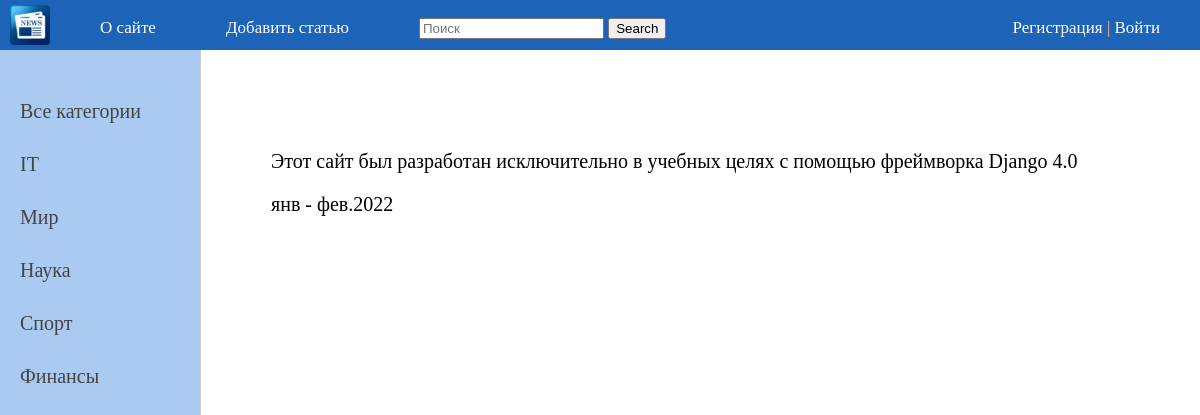
The page /about/ on the database its author committed.
### newsapp/models.py (models this page shows, shortened)
class Category(models.Model):
    name = models.CharField(max_length=100, db_index=True, verbose_name="Категория")
    slug = models.SlugField(max_length=255, unique=True, db_index=True, verbose_name="URL")
    def get_absolute_url(self):
        return reverse('category', kwargs={'cat_slug': self.slug})
    class Meta:
        verbose_name = 'Категория'
        verbose_name_plural = 'Категории'
        ordering = ['id']

### newsapp/views.py (the view)
# urls.py: path('about/', about, name='about'),
def about(request):
    cats = Category.objects.annotate(Count('post'))
    return render(request, 'newsapp/about.html', {'menu': menu,
                                                  'title': 'О сайте',
                                                  'cats': cats,
                                                  })

### newsapp/templates/newsapp/about.html
{% extends 'newsapp/base.html' %}
{% load news_tags %}
{% block content %}
<p>Этот сайт был разработан исключительно в учебных целях с помощью фреймворка Django 4.0</p>
янв - фев.2022
{% endblock %}

### newsapp/templates/newsapp/base.html (shortened to what this page needs)
{% load static %}
{% load news_tags %}
<!DOCTYPE html>
<html>
<head>
	<link type="text/css" href="{% static 'newsapp/css/styles.css' %}" rel="stylesheet" />
</head>
<body>
<table class="table-page" border=0 cellpadding="0" cellspacing="0">
<tr><td valign=top>
{% block mainmenu %}
		<div class="header">
			<ul id="mainmenu" class="mainmenu">
			<li class="logo"><a href="{% url 'home' %}"><div class="logo"></div></a></li>
{% for m in menu %}
			<li><a href="{% url m.url_name %}">{{m.title}}</a></li>
{% endfor %}
								<li>		<form action="{% url 'home' %}" method="get">
    <input type="text" name="q" placeholder="Поиск">
    <button type="submit">Search</button>
</form></li>
				{% if request.user.is_authenticated %}
				<li class="last"> {{user.username}} | <a href="{% url 'logout' %}">Выйти</a></li>
				{% else %}
				<li class="last"><a href="{% url 'register' %}">Регистрация</a> | <a href="{% url 'login' %}">Войти</a></li>
				{% endif %}
			</ul>
		</div>
{% endblock mainmenu %}
<table class="table-content" border=0 cellpadding="0" cellspacing="0">
<tr>
	{% load cache %}
	<td valign="top" class="left-chapters">
	<ul id="leftchapters">
		{% cache 60 sidebar %}
{% if cat_selected == 0 %}
		<li class="selected">Все категории</li>
{% else %}
		<li><a href="{% url 'home' %}">Все категории</a></li>
{% endif %}
{% for c in cats %}
{% if c.post__count > 0 %}
	{% if c.pk == cat_selected %}
		<li class="selected">{{c.name}}</li>
	{% else %}
		<li><a href="{{ c.get_absolute_url }}">{{c.name}}</a></li>
	{% endif %}
{% endif %}
{% endfor %}
{% endcache %}
	</ul>
</td>
<td valign="top" class="content">
	<div class="content-text">
{% block content %}
{% endblock %}
	</div>
</td></tr></table>
</td></tr>
</table>
</body>
</html>

### newsapp/static/newsapp/css/styles.css (style rules this page uses)
html, body { font-family: 'cursive'; margin: 0; padding: 0; height: 100%; width: 100%; color: #444; }
a { color: #0059b2; text-decoration: none; }
.table-page { width: 100%; height: 100%; vertical-align: top; }
.table-page tr { height: 100%; }
.header { background: #1d63b8; height: 50px; }
.logo { background: url('../images/logo.png') no-repeat 10px 5px; width: 70px; height: 60px; }
ul.mainmenu { list-style: none; margin: 0; padding: 0; height: 60px; color: #fdc073; font-size: 17px; overflow: hidden; }
ul.mainmenu li { float: left; margin: 18px 40px 0 30px; }
ul.mainmenu li.logo { margin: 0; }
ul.mainmenu li.last { float: right; }
ul.mainmenu li a { color: #fff; text-decoration: none; }
.table-content { width: 100%; min-height: 100%; height: 100%; }
.left-chapters { margin: 0; background: #aacaf2; border-right: 1px solid #ccc; min-height: 100%; }
.left-chapters ul { width: 170px; min-height: 90%; margin: 0; padding: 20px 10px 10px 20px; list-style: none; font-size: 20px; }
.left-chapters ul li { margin: 30px 0 0 0; color: #999; }
.left-chapters ul li a { color: #444; text-decoration: none; }
.content { padding: 40px 20px 20px 40px; width: 100%; box-sizing: border-box; }
.content-text { margin: 60px 0 0 30px; color: #000; font-size: 20px; font-family: Yandex Sans Display Light; }

### rows shown on the page
Category: name "IT"
Category: name "Мир"
Category: name "Наука"
Category: name "Спорт"
Category: name "Финансы"

### other values the page prints
{{ m.title }} "О сайте" "Добавить статью"
